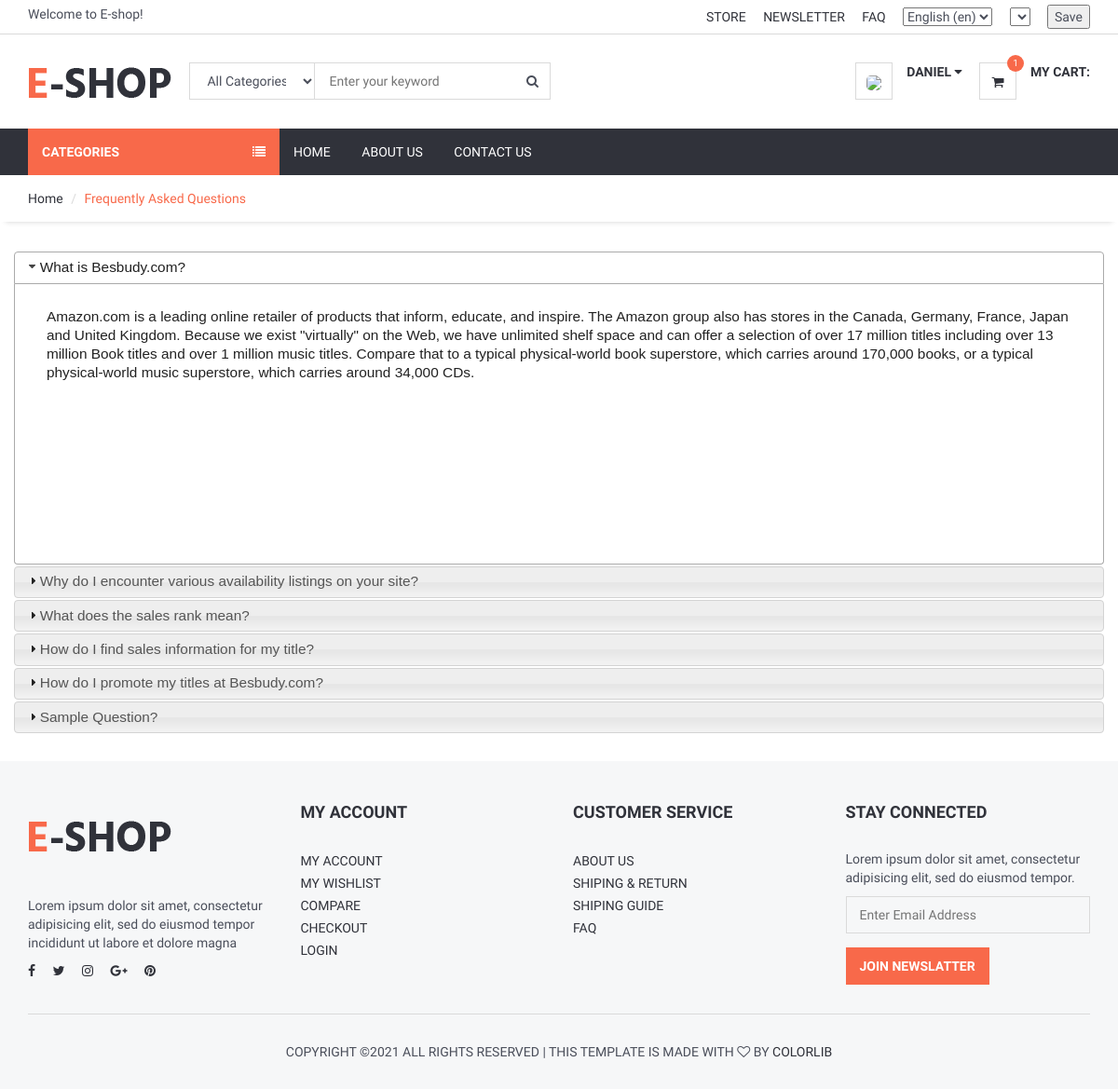
Screenshot of /faq/ (signed in) with the database file from the repository.
### home/models.py (models this page shows, shortened)
class FAQ(models.Model):
    STATUS = (
        ('True', 'True'),
        ('False', 'False'),
    )
    lang =  models.CharField(max_length=6, choices=langlist, blank=True, null=True)
    ordernumber = models.IntegerField()
    question = models.CharField(max_length=200)
    answer = RichTextUploadingField()
    status=models.CharField(max_length=10, choices=STATUS)
    create_at=models.DateTimeField(auto_now_add=True)
    update_at=models.DateTimeField(auto_now=True)

### home/views.py (the view)
# urls.py: path('faq/', views.faq, name='faq'),
def faq(request):
    defaultlang = settings.LANGUAGE_CODE[0:2]
    currentlang = request.LANGUAGE_CODE[0:2]
    if defaultlang==currentlang:
        faq = FAQ.objects.filter(status="True",lang=defaultlang).order_by("ordernumber")
    else:
        faq = FAQ.objects.filter(status="True",lang=currentlang).order_by("ordernumber")
    context = {
        'faq': faq,
    }
    return render(request, 'faq.html', context)

### home/templatetags/myapptags.py (called while the page is built)
@register.simple_tag
def shopcartcount(userid):
    count = ShopCart.objects.filter(user_id=userid).count()
    return count

### home/templates/faq.html (shortened to what this page needs)
{% extends 'homebase.html' %}
{% block sidebar %} {% include 'sidebar.html' %} {% endblock %}
{% block body %}
    <div id="breadcrumb">
        <div class="container">
            <ul class="breadcrumb">
                <li><a href="/">Home</a></li>
                <li class="active">Frequently Asked Questions</li>
            </ul>
        </div>
    </div>
    <div class="section">
        <div class="container">
            <div class="row">
                <div id="accordion">
                    {% for rs in faq %}
                        <h3>{{ rs.question }}</h3>
                        <div>
                            <p>
                                {{ rs.answer | safe }}
                            </p>
                        </div>
                    {% endfor %}
                </div>
            </div>
        </div>
    </div>
{% endblock %}

### home/templates/header.html (shortened to what this page needs)
{% load static %}
{% load i18n %}
{% load currency %}
<header>
    <div id="top-header">
        <div class="container">
            <div class="pull-left">
                <span>{% trans "Welcome to E-shop!" %}</span>
            </div>
            <div class="pull-right">
                <ul class="header-top-links">
                    <li><a href="#">{% trans "Store" %}</a></li>
                    <li><a href="#">{% trans "Newsletter" %}</a></li>
                    <li><a href="{% url 'faq' %}">{% trans "FAQ" %}</a></li>
                    <li class="dropdown default-dropdown">
                        <form action="{% url 'selectlanguage' %}" method="post">{% csrf_token %}
                            <select name="language" onchange="submit()" >
                                {% get_current_language as LANGUAGE_CODE %}
                                {% get_available_languages as LANGUAGES %}
                                {% get_language_info_list for LANGUAGES as languages %}
                                {% for language in languages %}
                                    <option value="{{ language.code }}"{% if language.code == LANGUAGE_CODE %} selected{% endif %}>
                                        {{ language.name_local }} ({{ language.code }})
                                    </option>
                                {% endfor %}
                            </select>
                        </form>
                    </li>
                    <li class="dropdown default-dropdown">
                        <form id="currency_switcher" method="POST" action="{% url 'selectcurrency' %}">
                            <select name="currency" onchange="submit()" >
                            </select>
                        </form>
                    </li>
                    <li class="dropdown default-dropdown">
                        <form id="currency_switcher" method="POST" action="{% url 'savelangcur' %}">
                            <input type="submit" value="Save" />
                        </form>
                    </li>
                </ul>
            </div>
        </div>
    </div>
    <div id="header">
        <div class="container">
            <div class="pull-left">
                <div class="header-logo">
                    <a class="logo" href="{% url 'home' %}">
                        <img src="{% static '' %}img/logo.png" alt="">
                    </a>
                </div>
                <div class="header-search">
                    <form action="/search/" method="post">
                        <input id="query" name="query" class="input search-input" type="text" placeholder="Enter your keyword">
                        <select name="catid"  class="input search-categories">
                            <option value="0">{% trans "All Categories" %}</option>
                        </select>
                        <button class="search-btn"><i class="fa fa-search"></i></button>
                    </form>
                </div>
            </div>
            <div class="pull-right" >
                <ul class="header-btns">
                    <li class="header-account dropdown default-dropdown">
                        {% if user.id is not None %}
                            <div class="dropdown-toggle" role="button" data-toggle="dropdown" aria-expanded="true">
                                <div class="header-btns-icon">
                                    <img src="{{ request.session.userimage }}" style="height: 40px; border-radius: 30%">
                                </div>
                                <strong class="text-uppercase">{{ user.first_name }} <i class="fa fa-caret-down"></i></strong>
                            </div>
                        {% else %}
                            <a href="{% url 'login' %}" class="text-uppercase">Login</a> / <a href="{% url 'signup' %}" class="text-uppercase">Sign Up</a>
                        {% endif %}
                    </li>
                    <li class="header-cart dropdown default-dropdown">
                        <a href="{% url 'shopcart'%}" >
                            <div class="header-btns-icon">
                                <i class="fa fa-shopping-cart"></i>
                                {% load myapptags %}
                                {% shopcartcount user.id as count %}
                                <span class="qty">{{ count }}</span>
                            </div>
                            <strong class="text-uppercase">{% trans "My Cart:" %}</strong>
                            <br>
                        </a>
                    </li>
                </ul>
            </div>
        </div>
    </div>
</header>

### home/static/css/style.css (style rules this page uses)
body { font-family: 'Hind', sans-serif; color: #4A4E5A; overflow-x: hidden; }
h1, h2, h3, h4, h5, h6 { color: #30323A; margin: 0 0 10px; font-weight: 700; }
a { color: #30323A; -webkit-transition: 0.3s color; transition: 0.3s color; }
strong { color: #30323A; }
ul, ol { margin: 0; padding: 0; list-style: none }
.input { width: 100%; height: 40px; padding: 0px 15px; border: none; background-color: transparent; -webkit-box-shadow: 0px 0px 0px 1px #DADADA inset, 0px 0px 0px 5px transparent; box-shadow: 0px 0px 0px 1px #DADADA inset, 0px 0px 0px 5px transparent; -webkit-transition: 0.3s all; transition: 0.3s all; }
.section { padding-top: 30px; padding-bottom: 30px; }
#breadcrumb { -webkit-box-shadow: 0px 6px 6px -6px rgba(0, 0, 0, 0.175); box-shadow: 0px 6px 6px -6px rgba(0, 0, 0, 0.175); }
.breadcrumb { background-color: transparent; border: none; border-radius: 0px; padding: 15px 0px; margin: 0; }
.breadcrumb>.active { color: #F8694A; }
.breadcrumb>li+li:before { color: #DADADA; }
#header { padding-top: 15px; padding-bottom: 15px; }
#top-header { padding-top: 5px; padding-bottom: 5px; border-bottom: 1px solid #DADADA; }
.header-top-links>li { display: inline-block; }
.header-top-links>li+li { margin-left: 15px; }
.header-top-links>li>a { cursor: pointer; text-transform: uppercase; }
.header-logo { display: inline-block; margin-right: 15px; }
.header-logo .logo>img { width: 100%; max-height: 70px; }
.header-search { display: inline-block; padding: 15px 0px; max-width: 400px; }
.header-search>form { position: relative; }
.header-search>form .search-input { padding-left: 150px; padding-right: 45px; }
.header-search>form .search-categories { position: absolute; left: 0px; top: 0px; width: 135px; }
.header-search>form .search-btn { position: absolute; top: 0px; right: 0px; width: 40px; height: 40px; background-color: transparent; border: none; }
.header-btns>li { display: inline-block; vertical-align: top; padding: 15px 0px; }
.header-btns>li+li { margin-left: 15px; }
.header-btns>li .header-btns-icon { position: relative; float: left; margin-right: 15px; width: 40px; height: 40px; line-height: 40px; text-align: center; color: #30323A; background-color: #FFF; border: 1px solid #DADADA; }
.header-btns .dropdown-toggle { display: block; cursor: pointer; }
.header-cart .header-btns-icon .qty { position: absolute; right: -9px; top: -9px; width: 18px; height: 18px; line-height: 18px; text-align: center; font-size: 10px; background: #F8694A; color: #FFF; border-radius: 50%; }

### rows the page displays
FAQ: question "What is Besbudy.com?", answer "Amazon.com is a leading online retailer of products that inform, educate, and inspire. The Amazon group also has stores in the Canada, Germany, France, Japan and United Kingdom. Because we exist \"virtually\" on the Web, we have unlimited shelf space and can offer a selection of over 17 million titles including over 13 million Book titles and over 1 million music titles. Compare that to a typical physical-world book superstore, which carries around 170,000 books, or a typical physical-world music superstore, which carries around 34,000 CDs."
FAQ: question "Why do I encounter various availability listings on your site?"
FAQ: question "What does the sales rank mean?"
FAQ: question "How do I find sales information for my title?"
FAQ: question "How do I promote my titles at Besbudy.com?"
FAQ: question "Sample Question?"

### other values shown
{{ user.first_name }} "DANIEL"
{{ count }} "1"
form field language "English (en)"
